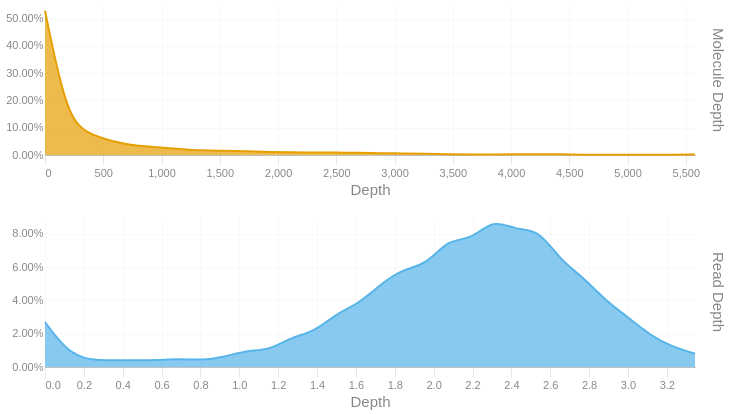

Notebook source saved alongside this figure:
### Code cell
readdep = depth_hist(tb['Read Depth'], q99, 3)
readdep = readdep.with_columns(pl.lit('Read Depth').alias('Metric'))
if not SKIPLR:
    moldep = depth_hist(tb['Molecule Depth'], mol_q99, 1)
    moldep = moldep.with_columns(pl.lit('Molecule Depth').alias('Metric'))
    _hist = pl.concat([readdep, moldep])
    _hist = _hist.filter(pl.col('Proportion') != 0)
    with SafeRender(_hist):
        (
            alt.Chart(_hist)        
            .mark_area(interpolate = "basis")
            .encode(
                x=alt.X('Bin:Q').scale(domainMin=0).axis(alt.Axis(title='Depth')),
                y = alt.Y('Proportion:Q', title = None).axis(format = '.2%'),
                color = alt.Color('Metric:N').legend(None),
                row = alt.Row("Metric:N").header(title = None, labelOrient = 'right'),
                tooltip = [
                    alt.Tooltip("Metric:N", title = "Metric"),
                    alt.Tooltip('Interval:N', title = "Depth Interval"),
                    alt.Tooltip('Proportion:Q', title = "% Alignments").format('.2%')
                ]
            )
            .resolve_scale(x='independent', y='independent')
            .properties(
                height = 150, width = 650,
                usermeta={'embedOptions': {'downloadFileName': f'{samplename}.depth.hist'}}
            )
        ).display()
else:
    readdep = readdep.filter(pl.col('Proportion') != 0)
    with SafeRender(readdep):
        (
            alt.Chart(readdep)        
            .mark_area(interpolate = "basis")
            .encode(
                x=alt.X('Bin:Q').scale(domainMin=0).axis(alt.Axis(title='Depth')),
                y = alt.Y('Proportion:Q', title = None).axis(format = '.2%'),
                tooltip = [
                    alt.Tooltip('Interval:N', title = "Depth Interval"),
                    alt.Tooltip('Proportion:Q', title = "% Alignments").format('.2%')
                ]
            )
            .properties(
                usermeta={'embedOptions': {'downloadFileName': f'{samplename}.depth.hist'}}
            )
        ).display()

### Figure 1 — Vega-Lite specification as saved in the notebook (floating-point values rounded to 4 significant figures)
{"width": 650, "height": 150, "config": {"title": {"anchor": "start", "dy": -15, "fontSize": 18, "color": "#888888", "subtitleColor": "#888888", "subtitleFontSize": 14}, "arc": {"fill": "#0072B2"}, "axis": {"domainColor": "#888888", "domainWidth": 0.5, "gridWidth": 0.2, "grid": false, "titleFontWeight": 400, "titleFontSize": 15, "labelFontSize": 11, "labelColor": "#888888", "tickColor": "#888888", "tickWidth": 0.2, "titleColor": "#888888"}, "axisBand": {"grid": false}, "axisX": {"grid": true, "tickSize": 10, "domainCap": "round"}, "axisY": {"domain": false, "grid": true, "tickSize": 0, "domainCap": "round"}, "background": "transparent", "header": {"labelFontSize": 15, "labelColor": "#888888", "titleFontSize": 15, "titleFontWeight": 600, "titleColor": "#888888"}, "legend": {"labelFont": "sans-serif", "labelFontSize": 12, "labelColor": "#888888", "symbolSize": 100, "symbolType": "circle", "titleFontSize": 12, "titlePadding": 10, "titleColor": "#888888", "title": null}, "range": {"category": ["#E69F00", "#56B4E9", "#009E73", "#F0E442", "#0072B2", "#D55E00", "#CC79A7", "#000000"], "diverging": ["#cfe8f3", "#a2d4ec", "#73bfe2", "#46abdb", "#1696d2", "#12719e"]}, "area": {"fill": "#0072B2", "fillOpacity": 0.7, "line": true, "strokeOpacity": 0.7}, "line": {"color": "#0072B2", "stroke": "#0072B2", "strokeWidth": 2}, "trail": {"color": "#0072B2", "stroke": "#0072B2", "strokeWidth": 0, "size": 1}, "point": {"filled": true, "fillOpacity": 1.0, "size": 95}, "text": {"color": "#888888", "fontSize": 11, "align": "right", "fontWeight": 400, "size": 11}, "bar": {"fill": "#0072B2", "stroke": null}, "view": {"stroke": null, "continuousWidth": 660, "continuousHeight": 400}}, "data": {"name": "data-fc9e343649ef7ed74d9007dee2d8cc80"}, "mark": {"type": "area", "interpolate": "basis"}, "encoding": {"color": {"field": "Metric", "legend": null, "type": "nominal"}, "row": {"field": "Metric", "header": {"title": null, "labelOrient": "right"}, "type": "nominal"}, "tooltip": [{"field": "Metric", "title": "Metric", "type": "nominal"}, {"field": "Interval", "title": "Depth Interval", "type": "nominal"}, {"field": "Proportion", "format": ".2%", "title": "% Alignments", "type": "quantitative"}], "x": {"axis": {"title": "Depth"}, "field": "Bin", "scale": {"domainMin": 0}, "type": "quantitative"}, "y": {"axis": {"format": ".2%"}, "field": "Proportion", "title": null, "type": "quantitative"}}, "resolve": {"scale": {"x": "independent", "y": "independent"}}, "usermeta": {"embedOptions": {"downloadFileName": "S6_Waccamaw_1685.depth.hist"}}, "$schema": "https://vega.github.io/schema/vega-lite/v6.1.0.json", "datasets": {"data-fc9e343649ef7ed74d9007dee2d8cc80": [{"Bin": 0.0, "Interval": "0.0-0.115", "Proportion": 0.027, "Metric": "Read Depth"}, {"Bin": 0.115, "Interval": "0.115-0.231", "Proportion": 0.009, "Metric": "Read Depth"}, {"Bin": 0.231, "Interval": "0.231-0.346", "Proportion": 0.004, "Metric": "Read Depth"}, {"Bin": 0.346, "Interval": "0.346-0.461", "Proportion": 0.004, "Metric": "Read Depth"}, {"Bin": 0.461, "Interval": "0.461-0.577", "Proportion": 0.004, "Metric": "Read Depth"}, {"Bin": 0.577, "Interval": "0.577-0.692", "Proportion": 0.004, "Metric": "Read Depth"}, {"Bin": 0.692, "Interval": "0.692-0.807", "Proportion": 0.005, "Metric": "Read Depth"}, {"Bin": 0.807, "Interval": "0.807-0.923", "Proportion": 0.004, "Metric": "Read Depth"}, {"Bin": 0.923, "Interval": "0.923-1.038", "Proportion": 0.006, "Metric": "Read Depth"}, {"Bin": 1.038, "Interval": "1.038-1.153", "Proportion": 0.01, "Metric": "Read Depth"}, {"Bin": 1.153, "Interval": "1.153-1.269", "Proportion": 0.01, "Metric": "Read Depth"}, {"Bin": 1.269, "Interval": "1.269-1.384", "Proportion": 0.018, "Metric": "Read Depth"}, {"Bin": 1.384, "Interval": "1.384-1.499", "Proportion": 0.021, "Metric": "Read Depth"}, {"Bin": 1.499, "Interval": "1.499-1.615", "Proportion": 0.032, "Metric": "Read Depth"}, {"Bin": 1.615, "Interval": "1.615-1.73", "Proportion": 0.038, "Metric": "Read Depth"}, {"Bin": 1.73, "Interval": "1.73-1.845", "Proportion": 0.05, "Metric": "Read Depth"}, {"Bin": 1.845, "Interval": "1.845-1.961", "Proportion": 0.059, "Metric": "Read Depth"}, {"Bin": 1.961, "Interval": "1.961-2.076", "Proportion": 0.061, "Metric": "Read Depth"}, {"Bin": 2.076, "Interval": "2.076-2.191", "Proportion": 0.077, "Metric": "Read Depth"}, {"Bin": 2.191, "Interval": "2.191-2.307", "Proportion": 0.076, "Metric": "Read Depth"}, {"Bin": 2.307, "Interval": "2.307-2.422", "Proportion": 0.089, "Metric": "Read Depth"}, {"Bin": 2.422, "Interval": "2.422-2.537", "Proportion": 0.082, "Metric": "Read Depth"}, {"Bin": 2.537, "Interval": "2.537-2.653", "Proportion": 0.083, "Metric": "Read Depth"}, {"Bin": 2.653, "Interval": "2.653-2.768", "Proportion": 0.064, "Metric": "Read Depth"}, {"Bin": 2.768, "Interval": "2.768-2.883", "Proportion": 0.054, "Metric": "Read Depth"}, {"Bin": 2.883, "Interval": "2.883-2.999", "Proportion": 0.04, "Metric": "Read Depth"}, {"Bin": 2.999, "Interval": "2.999-3.114", "Proportion": 0.03, "Metric": "Read Depth"}, {"Bin": 3.114, "Interval": "3.114-3.229", "Proportion": 0.019, "Metric": "Read Depth"}, {"Bin": 3.229, "Interval": "3.229-3.345", "Proportion": 0.012, "Metric": "Read Depth"}, {"Bin": 3.345, "Interval": "3.345-3.46", "Proportion": 0.008, "Metric": "Read Depth"}, {"Bin": 0.0, "Interval": "0.0-192.4", "Proportion": 0.529, "Metric": "Molecule Depth"}, {"Bin": 192.4, "Interval": "192.4-384.8", "Proportion": 0.129, "Metric": "Molecule Depth"}, {"Bin": 384.8, "Interval": "384.8-577.1", "Proportion": 0.076, "Metric": "Molecule Depth"}, {"Bin": 577.1, "Interval": "577.1-769.5", "Proportion": 0.05, "Metric": "Molecule Depth"}, {"Bin": 769.5, "Interval": "769.5-961.9", "Proportion": 0.034, "Metric": "Molecule Depth"}, {"Bin": 961.9, "Interval": "961.9-1154.3", "Proportion": 0.029, "Metric": "Molecule Depth"}, {"Bin": 1154.0, "Interval": "1154.3-1346.6", "Proportion": 0.022, "Metric": "Molecule Depth"}, {"Bin": 1347.0, "Interval": "1346.6-1539.0", "Proportion": 0.016, "Metric": "Molecule Depth"}, {"Bin": 1539.0, "Interval": "1539.0-1731.4", "Proportion": 0.016, "Metric": "Molecule Depth"}, {"Bin": 1731.0, "Interval": "1731.4-1923.8", "Proportion": 0.014, "Metric": "Molecule Depth"}, {"Bin": 1924.0, "Interval": "1923.8-2116.2", "Proportion": 0.011, "Metric": "Molecule Depth"}, {"Bin": 2116.0, "Interval": "2116.2-2308.5", "Proportion": 0.01, "Metric": "Molecule Depth"}, {"Bin": 2308.0, "Interval": "2308.5-2500.9", "Proportion": 0.009, "Metric": "Molecule Depth"}, {"Bin": 2501.0, "Interval": "2500.9-2693.3", "Proportion": 0.01, "Metric": "Molecule Depth"}, {"Bin": 2693.0, "Interval": "2693.3-2885.7", "Proportion": 0.008, "Metric": "Molecule Depth"}, {"Bin": 2886.0, "Interval": "2885.7-3078.0", "Proportion": 0.006, "Metric": "Molecule Depth"}, {"Bin": 3078.0, "Interval": "3078.0-3270.4", "Proportion": 0.006, "Metric": "Molecule Depth"}, {"Bin": 3270.0, "Interval": "3270.4-3462.8", "Proportion": 0.005, "Metric": "Molecule Depth"}, {"Bin": 3463.0, "Interval": "3462.8-3655.2", "Proportion": 0.003, "Metric": "Molecule Depth"}, {"Bin": 3655.0, "Interval": "3655.2-3847.5", "Proportion": 0.002, "Metric": "Molecule Depth"}, {"Bin": 3848.0, "Interval": "3847.5-4039.9", "Proportion": 0.002, "Metric": "Molecule Depth"}, {"Bin": 4040.0, "Interval": "4039.9-4232.3", "Proportion": 0.003, "Metric": "Molecule Depth"}, {"Bin": 4232.0, "Interval": "4232.3-4424.7", "Proportion": 0.002, "Metric": "Molecule Depth"}, {"Bin": 4425.0, "Interval": "4424.7-4617.1", "Proportion": 0.003, "Metric": "Molecule Depth"}, {"Bin": 4617.0, "Interval": "4617.1-4809.4", "Proportion": 0.001, "Metric": "Molecule Depth"}, {"Bin": 4809.0, "Interval": "4809.4-5001.8", "Proportion": 0.001, "Metric": "Molecule Depth"}, {"Bin": 5002.0, "Interval": "5001.8-5194.2", "Proportion": 0.001, "Metric": "Molecule Depth"}, {"Bin": 5194.0, "Interval": "5194.2-5386.6", "Proportion": 0.001, "Metric": "Molecule Depth"}, {"Bin": 5387.0, "Interval": "5386.6-5578.9", "Proportion": 0.001, "Metric": "Molecule Depth"}, {"Bin": 5579.0, "Interval": "5578.9-5771.32", "Proportion": 0.002, "Metric": "Molecule Depth"}]}}
